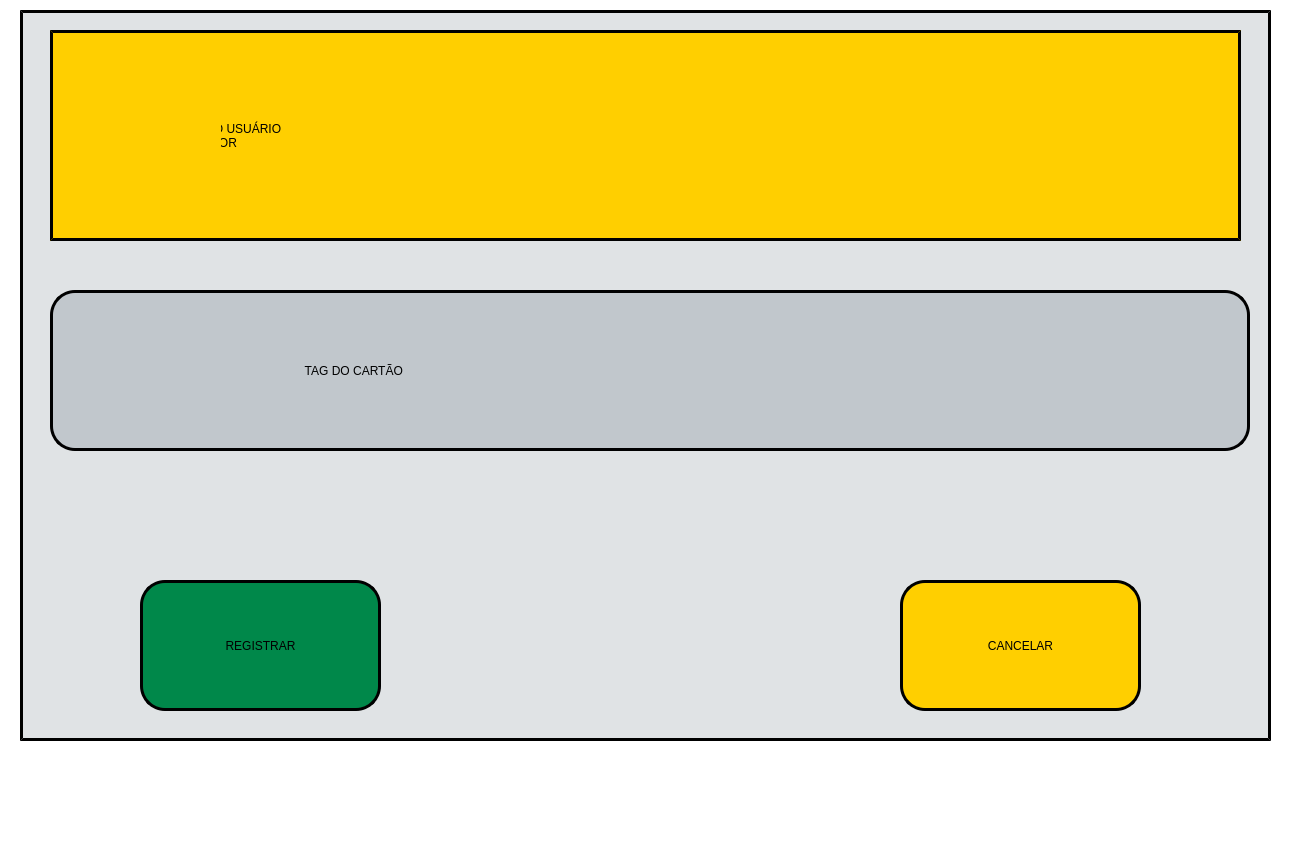
<?xml version="1.0" encoding="UTF-8"?>
<ui version="4.0">
 <class>Aproxime_cartao</class>
 <widget class="QMainWindow" name="Aproxime_cartao">
  <property name="geometry">
   <rect>
    <x>0</x>
    <y>0</y>
    <width>1290</width>
    <height>841</height>
   </rect>
  </property>
  <property name="minimumSize">
   <size>
    <width>1290</width>
    <height>841</height>
   </size>
  </property>
  <property name="maximumSize">
   <size>
    <width>1290</width>
    <height>841</height>
   </size>
  </property>
  <property name="windowTitle">
   <string>MainWindow</string>
  </property>
  <property name="styleSheet">
   <string notr="true">background-color: rgb(255, 255, 255);</string>
  </property>
  <property name="animated">
   <bool>true</bool>
  </property>
  <widget class="QWidget" name="centralwidget">
   <widget class="QLabel" name="label_fundo">
    <property name="geometry">
     <rect>
      <x>20</x>
      <y>10</y>
      <width>1251</width>
      <height>731</height>
     </rect>
    </property>
    <property name="styleSheet">
     <string notr="true">border-style: outset;
border-color: rgb(0, 0, 0);
border-width:3px;
font: 75 85pt &quot;Bosch Sans Bold&quot;;
border-radius: 0px;
background-color: rgb(224, 227, 229);</string>
    </property>
    <property name="text">
     <string/>
    </property>
   </widget>
   <widget class="QLabel" name="label_insira_cracha">
    <property name="geometry">
     <rect>
      <x>50</x>
      <y>30</y>
      <width>1191</width>
      <height>211</height>
     </rect>
    </property>
    <property name="styleSheet">
     <string notr="true">border-style: outset;
border-color: rgb(0, 0, 0);
border-width:3px;
font: 75 42pt &quot;Bosch Sans Bold&quot;;
border-radius: 0px;
background-color: rgb(255, 207, 0);</string>
    </property>
    <property name="text">
     <string>            INSIRA O CRACHÁ DO USUÁRIO 
                        SOBRE O LEITOR</string>
    </property>
   </widget>
   <widget class="QLabel" name="label_cartao">
    <property name="geometry">
     <rect>
      <x>70</x>
      <y>320</y>
      <width>151</width>
      <height>101</height>
     </rect>
    </property>
    <property name="styleSheet">
     <string notr="true">border-style: outset;
border-color: rgb(0, 0, 0);
border-width:0px;
font: 75 32pt &quot;Bosch Sans Bold&quot;;
border-radius: 25px;
background-color: rgb(193, 199, 204);</string>
    </property>
    <property name="text">
     <string/>
    </property>
    <property name="pixmap">
     <pixmap>imagens/Cartao.png</pixmap>
    </property>
    <property name="scaledContents">
     <bool>true</bool>
    </property>
   </widget>
   <widget class="QLabel" name="label_imagem_leitor">
    <property name="geometry">
     <rect>
      <x>70</x>
      <y>60</y>
      <width>151</width>
      <height>151</height>
     </rect>
    </property>
    <property name="styleSheet">
     <string notr="true">border-style: outset;
border-color: rgb(0, 0, 0);
border-width:0px;
font: 75 44pt &quot;Bosch Sans Bold&quot;;
border-radius: 0px;
background-color: rgb(255, 207, 0);</string>
    </property>
    <property name="text">
     <string/>
    </property>
    <property name="pixmap">
     <pixmap>imagens/Leitor.png</pixmap>
    </property>
    <property name="scaledContents">
     <bool>true</bool>
    </property>
   </widget>
   <widget class="QPushButton" name="cartao_registrar">
    <property name="geometry">
     <rect>
      <x>140</x>
      <y>580</y>
      <width>241</width>
      <height>131</height>
     </rect>
    </property>
    <property name="styleSheet">
     <string notr="true">border-style: outset;
border-color: rgb(0, 0, 0);
border-width:3px;
font: 75 26pt &quot;Bosch Sans Bold&quot;;
border-radius: 25px;
background-color: rgb(0, 136, 74);</string>
    </property>
    <property name="text">
     <string>REGISTRAR</string>
    </property>
   </widget>
   <widget class="QPushButton" name="botao_cancelar">
    <property name="geometry">
     <rect>
      <x>900</x>
      <y>580</y>
      <width>241</width>
      <height>131</height>
     </rect>
    </property>
    <property name="styleSheet">
     <string notr="true">border-style: outset;
border-color: rgb(0, 0, 0);
border-width:3px;
font: 75 26pt &quot;Bosch Sans Bold&quot;;
border-radius: 25px;
background-color: rgb(255, 207, 0);</string>
    </property>
    <property name="text">
     <string>CANCELAR</string>
    </property>
   </widget>
   <widget class="QLineEdit" name="lineEdit_tag_cartao">
    <property name="geometry">
     <rect>
      <x>240</x>
      <y>300</y>
      <width>991</width>
      <height>141</height>
     </rect>
    </property>
    <property name="styleSheet">
     <string notr="true">border-style: inside;
border-color: rgb(0, 0, 0);
border-width:3px;
font: 75 32pt &quot;Bosch Sans Bold&quot;;
border-radius: 25px;
background-color: rgb(193, 199, 204);</string>
    </property>
    <property name="text">
     <string>                  TAG DO CARTÃO</string>
    </property>
   </widget>
   <widget class="QLabel" name="label_fundo_tag">
    <property name="geometry">
     <rect>
      <x>50</x>
      <y>290</y>
      <width>1200</width>
      <height>161</height>
     </rect>
    </property>
    <property name="styleSheet">
     <string notr="true">border-style: outset;
border-color: rgb(0, 0, 0);
border-width:3px;
font: 75 32pt &quot;Bosch Sans Bold&quot;;
border-radius: 25px;
background-color: rgb(193, 199, 204);</string>
    </property>
    <property name="text">
     <string/>
    </property>
   </widget>
   <widget class="QLabel" name="Label_Borda">
    <property name="geometry">
     <rect>
      <x>0</x>
      <y>783</y>
      <width>1290</width>
      <height>18</height>
     </rect>
    </property>
    <property name="text">
     <string/>
    </property>
    <property name="pixmap">
     <pixmap>Imagens/Borda.png</pixmap>
    </property>
    <property name="scaledContents">
     <bool>true</bool>
    </property>
   </widget>
   <zorder>label_fundo</zorder>
   <zorder>label_insira_cracha</zorder>
   <zorder>label_imagem_leitor</zorder>
   <zorder>cartao_registrar</zorder>
   <zorder>botao_cancelar</zorder>
   <zorder>label_fundo_tag</zorder>
   <zorder>label_cartao</zorder>
   <zorder>lineEdit_tag_cartao</zorder>
   <zorder>Label_Borda</zorder>
  </widget>
  <widget class="QMenuBar" name="menubar">
   <property name="geometry">
    <rect>
     <x>0</x>
     <y>0</y>
     <width>1290</width>
     <height>21</height>
    </rect>
   </property>
  </widget>
  <widget class="QStatusBar" name="statusbar"/>
 </widget>
 <resources/>
 <connections/>
</ui>
